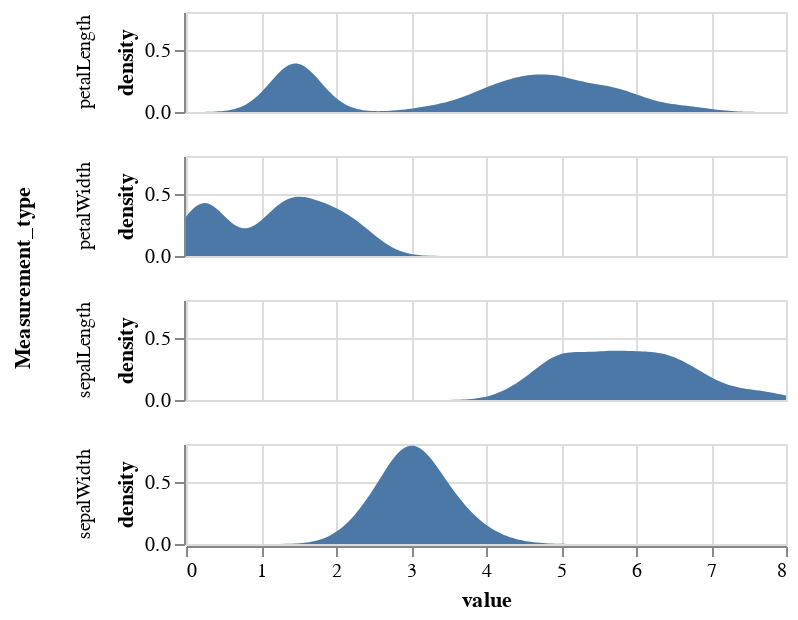

Source (notebook cell):
### Markdown cell above
ok, so I really like the look of this ridgeline plot: https://altair-viz.github.io/gallery/ridgeline_plot.html

but I'm getting impedence fitting my data into the format it wants. so I'll start simple.  taken from: https://altair-viz.github.io/gallery/density_facet.html

### Code cell
import altair as alt
from vega_datasets import data

source = data.iris()

alt.Chart(source).transform_fold(
    ['petalWidth',
     'petalLength',
     'sepalWidth',
     'sepalLength'],
    as_ = ['Measurement_type', 'value']
).transform_density(
    density='value',
    bandwidth=0.3,
    groupby=['Measurement_type'],
    extent= [0, 8]
).mark_area().encode(
    alt.X('value:Q'),
    alt.Y('density:Q'),
    alt.Row('Measurement_type:N')
).properties(width=300, height=50)

### Figure 1 — Vega-Lite specification as saved in the notebook (floating-point values rounded to 4 significant figures; data arrays with more than 128 entries replaced by an {"elided": "..."} marker saying what was removed)
{"config": {"view": {"continuousWidth": 400, "continuousHeight": 300}}, "data": {"name": "data-a264acbd6e539a8b3afc0cb5f240fb57"}, "mark": "area", "encoding": {"row": {"field": "Measurement_type", "type": "nominal"}, "x": {"field": "value", "type": "quantitative"}, "y": {"field": "density", "type": "quantitative"}}, "height": 50, "transform": [{"fold": ["petalWidth", "petalLength", "sepalWidth", "sepalLength"], "as": ["Measurement_type", "value"]}, {"density": "value", "bandwidth": 0.3, "extent": [0, 8], "groupby": ["Measurement_type"]}], "width": 300, "$schema": "https://vega.github.io/schema/vega-lite/v4.17.0.json", "datasets": {"data-a264acbd6e539a8b3afc0cb5f240fb57": {"elided": "150 records"}}}
